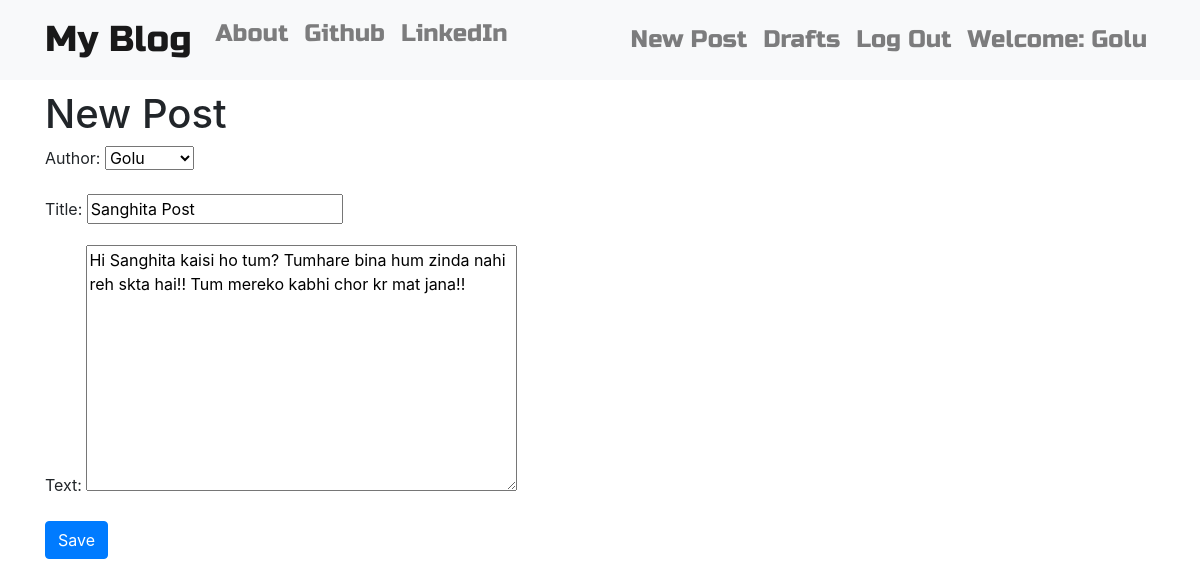
Screenshot of /post/2/edit/ (signed in) with the database file from the repository.
### blog/models.py (models this page shows, shortened)
class Post(models.Model):
    author = models.ForeignKey('auth.User', on_delete=models.CASCADE)
    title = models.CharField(max_length=200)
    text = models.TextField()
    created_date = models.DateTimeField(default=timezone.now)
    published_date = models.DateTimeField(blank=True, null=True)

### blog/views.py (the view)
# urls.py: path('post/<int:pk>/edit/', views.PostUpdateView.as_view(), name='post_edit'),
class PostUpdateView(LoginRequiredMixin, UpdateView):
    login_url = '/login/'
    redirect_field_name = 'blog/post_detail.html'
    form_class = PostForm
    model = Post

### blog/forms.py
class PostForm(forms.ModelForm):
    class Meta():
        model = Post
        fields = ('author', 'title', 'text')
        widget = {
            'title': forms.TextInput(attrs={'class': 'textinputclass'}),
            'text': forms.Textarea(attrs={'class': 'editable medium-editor-textarea postcontent'})
        }

### blog/templates/blog/post_form.html (shortened to what this page needs)
{% extends "blog/base.html" %}
{% block content %}
    <h1>New Post</h1>
    <form class="post-form" method="POST">
        {{ form.as_p }}
        <button type="submit" class="save btn btn-primary">Save</button>
    </form>
{% endblock %}

### blog/templates/blog/base.html (shortened to what this page needs)
<!DOCTYPE html>
{% load static %}
<html lang="en">
<head>
    <link rel="stylesheet" href="https://stackpath.bootstrapcdn.com/bootstrap/4.5.0/css/bootstrap.min.css">
    <link rel="stylesheet" href="//cdn.jsdelivr.net/npm/medium-editor@latest/dist/css/medium-editor.min.css" type="text/css" media="screen" charset="utf-8">
    <link rel="stylesheet" href="{% static 'css/blog.css' %}">
</head>
<body class='loader'>
    <nav class="navbar navbar-expand-lg navbar-light bg-light techfont custom-navbar">
        <div class="container">
            <ul class="navbar-nav mr-auto">
                <li class="nav-item">
                    <a class="navbar-brand bigbrand" href="{% url 'post_list' %}">My Blog</a>
                </li>
                <li class="nav-item">
                    <a class="nav-link" href="{% url 'about' %}">About</a>
                </li>
                <li class="nav-item">
                    <a class="nav-link" href="https://github.com/badri7489">Github</a>
                </li>
                <li class="nav-item">
                    <a class="nav-link" href="https://www.linkedin.com">LinkedIn</a>
                </li>
            </ul>
            <ul class="navbar-nav navbar-right">
                {% if user.is_authenticated %}
                    <li class="nav-item">
                        <a class="nav-link" href="{% url 'post_new' %}">New Post</a>
                    </li>
                    <li class="nav-item">
                        <a class="nav-link" href="{% url 'post_draft_list' %}">Drafts</a>
                    </li>
                    <li class="nav-item">
                        <a class="nav-link" href="{% url 'logout' %}">Log Out</a>
                    </li>
                    <li class="nav-item">
                        <a class="nav-link">Welcome: {{ user.username }}</a>
                    </li>
                {% else %}
                    <li>
                        <a class="navbar-right" href="{% url 'login' %}">
                            Login
                        </a>
                    </li>
                {% endif %}
            </ul>
        </div>
    </nav>
    <div class="content container">
        <div class="row">
            <div class="col-md-8">
                <div class="blog_posts">
                    {% block content %}
                    {% endblock %}
                </div>
            </div>
        </div>
    </div>
</body>
</html>

### blog/static/css/blog.css (style rules this page uses)
.techfont { font-family: 'Russo One', sans-serif; font-size: 1.5em; margin-bottom: 10px; }
.bigbrand { font-size: 1.5em; }
.loader { filter:hue-rotate(0deg); color:linear-gradient(45deg,#0f8,#08f); animation:hue 10000ms infinite linear; }

### rows the page displays
Post: author "Golu", title "Sanghita Post", text "Hi Sanghita kaisi ho tum? Tumhare bina hum zinda nahi reh skta hai!! Tum mereko kabhi chor kr mat jana!!"

### other values shown
{{ user.username }} "Golu"
